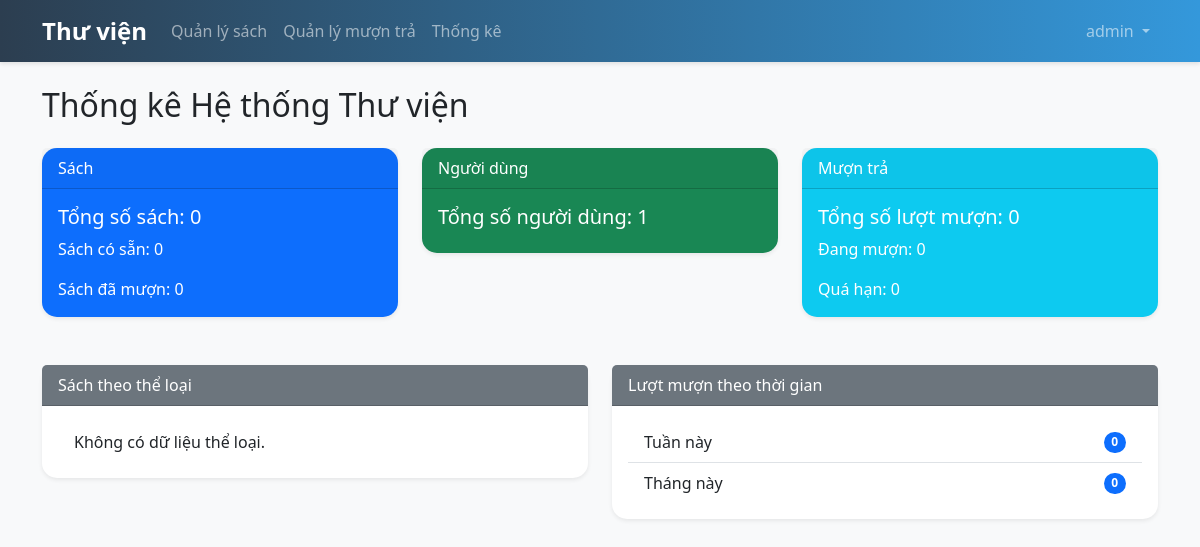
Before: /stats/ (signed in) with the older database file.
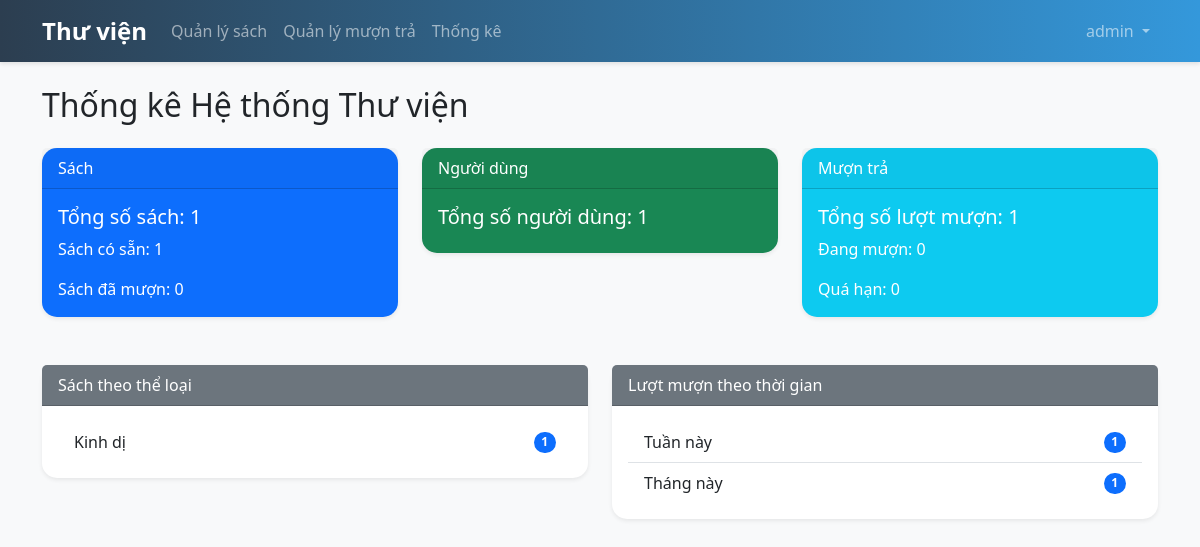
After: the same page with the newer database file.
### books/models.py (models this page shows, shortened)
class Category(models.Model):
    name = models.CharField(max_length=100, unique=True)
    description = models.TextField(blank=True)
    created_at = models.DateTimeField(auto_now_add=True)
    updated_at = models.DateTimeField(auto_now=True)
    class Meta:
        verbose_name_plural = "Categories"

### stats_app/views.py (the view)
# urls.py: path('', views.dashboard, name='dashboard'),
@user_passes_test(is_admin)
def dashboard(request):
    total_books = Book.objects.count()
    available_books = Book.objects.filter(status='available').count()
    borrowed_books = Book.objects.filter(status='borrowed').count()
    total_users = User.objects.filter(is_staff=False).count()
    total_borrows = BorrowRecord.objects.count()
    current_borrows = BorrowRecord.objects.filter(status='approved').count()
    overdue_borrows = BorrowRecord.objects.filter(
        Q(status='overdue') |
        Q(status='approved', due_date__lt=timezone.now().date(), return_date__isnull=True)
    ).count()
    category_stats = Book.objects.values('category__name').annotate(
        total=Count('id')
    ).order_by('-total')
    today = timezone.now().date()
    last_week = today - timedelta(days=7)
    last_month = today - timedelta(days=30)
    weekly_borrows = BorrowRecord.objects.filter(
        created_at__date__gte=last_week
    ).count()
    monthly_borrows = BorrowRecord.objects.filter(
        created_at__date__gte=last_month
    ).count()
    context = {
        'total_books': total_books,
        'available_books': available_books,
        'borrowed_books': borrowed_books,
        'total_users': total_users,
        'total_borrows': total_borrows,
        'current_borrows': current_borrows,
        'overdue_borrows': overdue_borrows,
        'category_stats': category_stats,
        'weekly_borrows': weekly_borrows,
        'monthly_borrows': monthly_borrows,
    }
    return render(request, 'stats_app/dashboard.html', context)

### stats_app/views.py (called while the page is built)
def is_admin(user):
    return user.is_staff

### stats_app/templates/stats_app/dashboard.html (shortened to what this page needs)
{% extends 'base.html' %}
{% block content %}
<div class="container mt-4">
    <h2 class="mb-4">Thống kê Hệ thống Thư viện</h2>
    <div class="row">
        <div class="col-md-4 mb-4">
            <div class="card text-white bg-primary shadow-sm">
                <div class="card-header">Sách</div>
                <div class="card-body">
                    <h5 class="card-title">Tổng số sách: {{ total_books }}</h5>
                    <p class="card-text">Sách có sẵn: {{ available_books }}</p>
                    <p class="card-text">Sách đã mượn: {{ borrowed_books }}</p>
                </div>
            </div>
        </div>
        <div class="col-md-4 mb-4">
            <div class="card text-white bg-success shadow-sm">
                <div class="card-header">Người dùng</div>
                <div class="card-body">
                    <h5 class="card-title">Tổng số người dùng: {{ total_users }}</h5>
                </div>
            </div>
        </div>
        <div class="col-md-4 mb-4">
            <div class="card text-white bg-info shadow-sm">
                <div class="card-header">Mượn trả</div>
                <div class="card-body">
                    <h5 class="card-title">Tổng số lượt mượn: {{ total_borrows }}</h5>
                    <p class="card-text">Đang mượn: {{ current_borrows }}</p>
                    <p class="card-text">Quá hạn: {{ overdue_borrows }}</p>
                </div>
            </div>
        </div>
    </div>
    <div class="row mt-4">
        <div class="col-md-6 mb-4">
            <div class="card shadow-sm">
                <div class="card-header bg-secondary text-white">Sách theo thể loại</div>
                <div class="card-body">
                    <ul class="list-group list-group-flush">
                        {% for category in category_stats %}
                        <li class="list-group-item d-flex justify-content-between align-items-center">
                            {{ category.category__name }}
                            <span class="badge bg-primary rounded-pill">{{ category.total }}</span>
                        </li>
                        {% empty %}
                        <li class="list-group-item">Không có dữ liệu thể loại.</li>
                        {% endfor %}
                    </ul>
                </div>
            </div>
        </div>
        <div class="col-md-6 mb-4">
            <div class="card shadow-sm">
                <div class="card-header bg-secondary text-white">Lượt mượn theo thời gian</div>
                <div class="card-body">
                    <ul class="list-group list-group-flush">
                        <li class="list-group-item d-flex justify-content-between align-items-center">
                            Tuần này
                            <span class="badge bg-primary rounded-pill">{{ weekly_borrows }}</span>
                        </li>
                        <li class="list-group-item d-flex justify-content-between align-items-center">
                            Tháng này
                            <span class="badge bg-primary rounded-pill">{{ monthly_borrows }}</span>
                        </li>
                    </ul>
                </div>
            </div>
        </div>
    </div>
</div>
{% endblock %}

Changed rows visible on the page:
added Category: category__name "Kinh dị", total "1"
Other visible differences:
{{ total_books }}: "0" → "1"
{{ available_books }}: "0" → "1"
{{ total_borrows }}: "0" → "1"
{{ weekly_borrows }}: "0" → "1"
{{ monthly_borrows }}: "0" → "1"
text no longer shown: "Không có dữ liệu thể loại."
